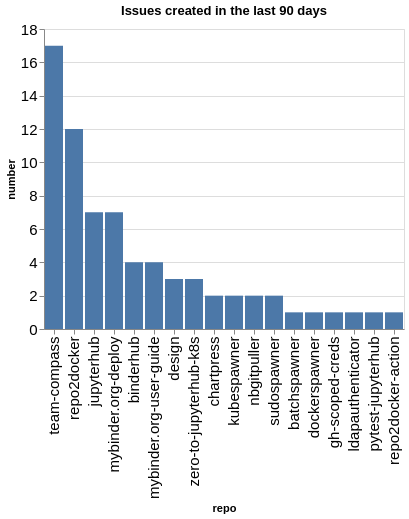

The cell this chart's notebook holds for it:
### Code cell
created_counts = created.groupby(['org', 'repo']).count()['number'].reset_index()
created_counts['org/repo'] = created_counts.apply(lambda a: a['org'] + '/' + a['repo'], axis=1)
sorted_vals = created_counts.sort_values(['org', 'number'], ascending=False)['repo'].values
alt.Chart(data=created_counts, title=f"Issues created in the last {n_days} days").mark_bar().encode(
    x=alt.X('repo', sort=alt.Sort(sorted_vals.tolist())),
    y='number',
)

### Figure 1 — Vega-Lite specification as saved in the notebook (floating-point values rounded to 4 significant figures)
{"config": {"axisLeft": {"labelFontSize": 15}, "axisBottom": {"labelFontSize": 15}}, "data": {"name": "data-0ac9678ee4f9ac905e2de85e3b9aeeb3"}, "mark": {"type": "bar"}, "encoding": {"x": {"field": "repo", "sort": ["team-compass", "repo2docker", "jupyterhub", "mybinder.org-deploy", "binderhub", "mybinder.org-user-guide", "design", "zero-to-jupyterhub-k8s", "chartpress", "kubespawner", "nbgitpuller", "sudospawner", "batchspawner", "dockerspawner", "gh-scoped-creds", "ldapauthenticator", "pytest-jupyterhub", "repo2docker-action"], "type": "nominal"}, "y": {"field": "number", "type": "quantitative"}}, "title": "Issues created in the last 90 days", "$schema": "https://vega.github.io/schema/vega-lite/v5.20.1.json", "datasets": {"data-0ac9678ee4f9ac905e2de85e3b9aeeb3": [{"org": "jupyterhub", "repo": "batchspawner", "number": 1, "org/repo": "jupyterhub/batchspawner"}, {"org": "jupyterhub", "repo": "binderhub", "number": 4, "org/repo": "jupyterhub/binderhub"}, {"org": "jupyterhub", "repo": "chartpress", "number": 2, "org/repo": "jupyterhub/chartpress"}, {"org": "jupyterhub", "repo": "design", "number": 3, "org/repo": "jupyterhub/design"}, {"org": "jupyterhub", "repo": "dockerspawner", "number": 1, "org/repo": "jupyterhub/dockerspawner"}, {"org": "jupyterhub", "repo": "gh-scoped-creds", "number": 1, "org/repo": "jupyterhub/gh-scoped-creds"}, {"org": "jupyterhub", "repo": "jupyterhub", "number": 7, "org/repo": "jupyterhub/jupyterhub"}, {"org": "jupyterhub", "repo": "kubespawner", "number": 2, "org/repo": "jupyterhub/kubespawner"}, {"org": "jupyterhub", "repo": "ldapauthenticator", "number": 1, "org/repo": "jupyterhub/ldapauthenticator"}, {"org": "jupyterhub", "repo": "mybinder.org-deploy", "number": 7, "org/repo": "jupyterhub/mybinder.org-deploy"}, {"org": "jupyterhub", "repo": "mybinder.org-user-guide", "number": 4, "org/repo": "jupyterhub/mybinder.org-user-guide"}, {"org": "jupyterhub", "repo": "nbgitpuller", "number": 2, "org/repo": "jupyterhub/nbgitpuller"}, {"org": "jupyterhub", "repo": "pytest-jupyterhub", "number": 1, "org/repo": "jupyterhub/pytest-jupyterhub"}, {"org": "jupyterhub", "repo": "repo2docker", "number": 12, "org/repo": "jupyterhub/repo2docker"}, {"org": "jupyterhub", "repo": "repo2docker-action", "number": 1, "org/repo": "jupyterhub/repo2docker-action"}, {"org": "jupyterhub", "repo": "sudospawner", "number": 2, "org/repo": "jupyterhub/sudospawner"}, {"org": "jupyterhub", "repo": "team-compass", "number": 17, "org/repo": "jupyterhub/team-compass"}, {"org": "jupyterhub", "repo": "zero-to-jupyterhub-k8s", "number": 3, "org/repo": "jupyterhub/zero-to-jupyterhub-k8s"}]}}
